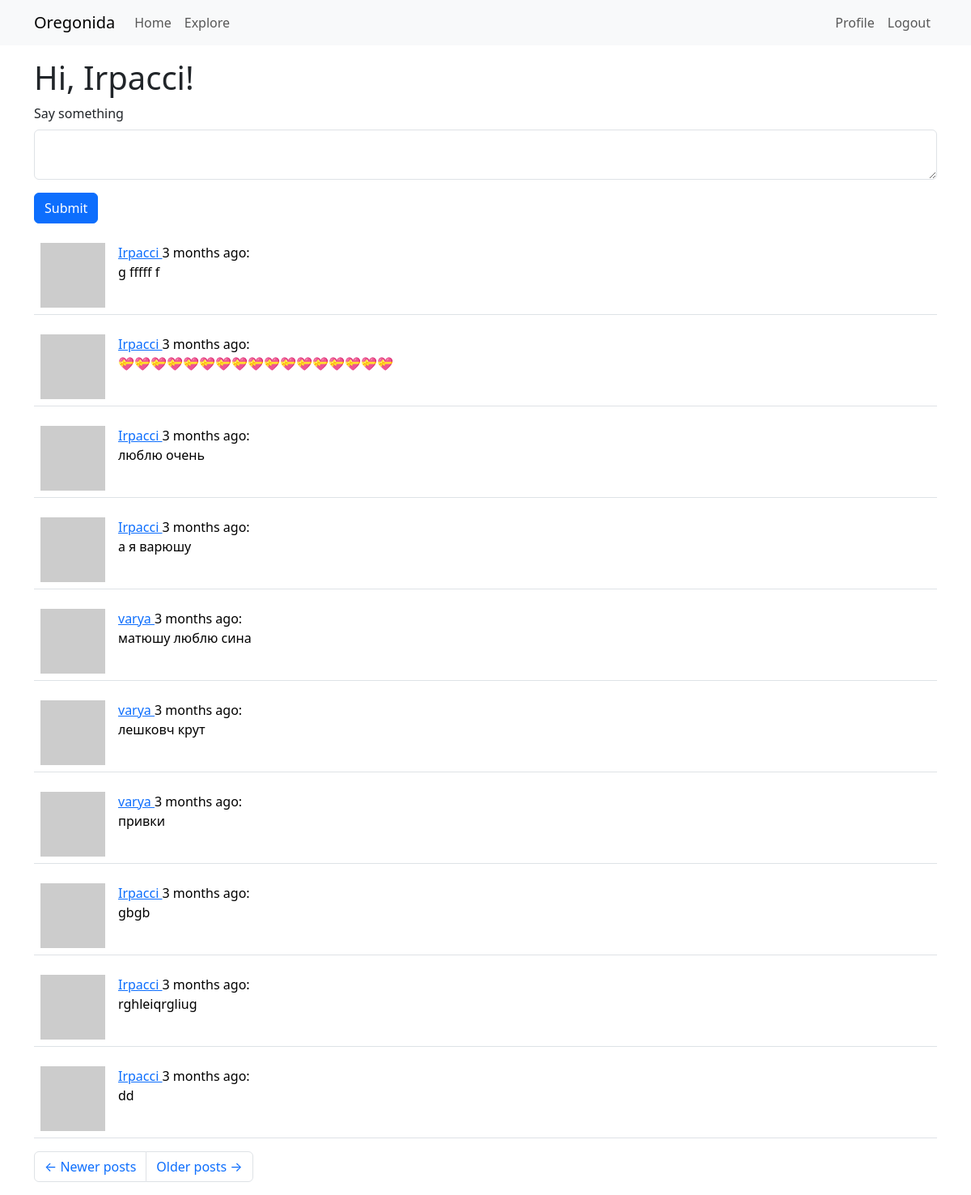
Page /index?page=2 (signed in) on the committed database.
### app/models.py (models this page shows, shortened)
class User(UserMixin, db.Model):
    id: so.Mapped[int] = so.mapped_column(primary_key=True)
    username: so.Mapped[str] = so.mapped_column(sa.String(64), index=True,
                                                unique=True)
    email: so.Mapped[str] = so.mapped_column(sa.String(120), index=True,
                                             unique=True)
    password_hash: so.Mapped[Optional[str]] = so.mapped_column(sa.String(256))
    posts: so.WriteOnlyMapped['Post'] = so.relationship(
        back_populates='author')
    about_me: so.Mapped[Optional[str]] = so.mapped_column(sa.String(140))
    last_seen: so.Mapped[Optional[datetime]] = so.mapped_column(
        default=lambda: datetime.now(timezone.utc))
    following: so.WriteOnlyMapped['User'] = so.relationship(
        secondary=followers, primaryjoin=(followers.c.follower_id == id),
        secondaryjoin=(followers.c.followed_id == id),
        back_populates='followers')
    followers: so.WriteOnlyMapped['User'] = so.relationship(
        secondary=followers, primaryjoin=(followers.c.followed_id == id),
        secondaryjoin=(followers.c.follower_id == id),
        back_populates='following')
    def avatar(self, size):
        digest = md5(self.email.lower().encode('utf-8')).hexdigest()
        return f'https://www.gravatar.com/avatar/{digest}?d=identicon&s={size}'
    '''----------------------followers----------------------'''
    def following_posts(self):
        Author = so.aliased(User)
        Follower = so.aliased(User)
        return (
            sa.select(Post)
            .join(Post.author.of_type(Author))
            .join(Author.followers.of_type(Follower), isouter=True)
            .where(sa.or_(
                Follower.id == self.id,
                Author.id == self.id,
            ))
            .group_by(Post)
            .order_by(Post.timestamp.desc())
        )
    '''----------------------followers----------------------'''

class Post(db.Model):
    id: so.Mapped[int] = so.mapped_column(primary_key=True)
    body: so.Mapped[str] = so.mapped_column(sa.String(140))
    timestamp: so.Mapped[datetime] = so.mapped_column(
        index=True, default=lambda: datetime.now(timezone.utc))
    user_id: so.Mapped[int] = so.mapped_column(sa.ForeignKey(User.id),
                                               index=True)
    author: so.Mapped[User] = so.relationship(back_populates='posts')

### app/routes.py (the view)
@app.route('/', methods=['GET', 'POST'])
@app.route('/index', methods=['GET', 'POST'])
@login_required
def index():
    form = PostForm()
    if form.validate_on_submit():
        post = Post(body=form.post.data, author=current_user)
        db.session.add(post)
        db.session.commit()
        flash('Your post is now live!')
        return redirect(url_for('index'))
    page = request.args.get('page', 1, type=int)
    posts = db.paginate(current_user.following_posts(), page=page,
                        per_page=app.config['POSTS_PER_PAGE'], error_out=False)
    next_url = url_for('index', page=posts.next_num) \
        if posts.has_next else None
    prev_url = url_for('index', page=posts.prev_num) \
        if posts.has_prev else None
    return render_template('index.html', title='Home', form=form,
                           posts=posts.items, next_url=next_url,
                           prev_url=prev_url)

### app/forms.py
class PostForm(FlaskForm):
    post = TextAreaField('Say something', validators=[
        DataRequired(), Length(min=1, max=140)])
    submit = SubmitField('Submit')

### app/models.py (called while the page is built)
@login.user_loader
def load_user(id):
    return db.session.get(User, int(id))

### app/routes.py (called while the page is built)
@app.before_request
def before_request():
    if current_user.is_authenticated:
        current_user.last_seen = datetime.now(timezone.utc)
        db.session.commit()

### app/templates/index.html
{% extends "base.html" %}
{% import "bootstrap_wtf.html" as wtf %}
{% block content %}
    <h1>Hi, {{ current_user.username }}!</h1>
    {% if form %}
    {{ wtf.quick_form(form) }}
    {% endif %}
    {% for post in posts %}
        {% include '_post.html' %}
    {% endfor %}
    <nav aria-label="Post navigation">
        <ul class="pagination">
            <li class="page-item{% if not prev_url %} disabled{% endif %}">
                <a class="page-link" href="{{ prev_url }}">
                    <span aria-hidden="true">&larr;</span> Newer posts
                </a>
            </li>
            <li class="page-item{% if not next_url %} disabled{% endif %}">
                <a class="page-link" href="{{ next_url }}">
                    Older posts <span aria-hidden="true">&rarr;</span>
                </a>
            </li>
        </ul>
    </nav>
{% endblock %}

### app/templates/_post.html
<table class="table table-hover">
    <tr>
        <td width="70px">
            <a href="{{ url_for('user', id=post.author.id) }}">
                <img src="{{ post.author.avatar(70) }}" />
            </a>
        </td>
        <td>
            <a href="{{ url_for('user', id=post.author.id) }}">
                {{ post.author.username }}
            </a>
            {{ moment(post.timestamp).fromNow() }}:
            <br>
            {{ post.body }}
        </td>
    </tr>
</table>

### rows in the picture
User: username "Irpacci"
Post: author.username "Irpacci", timestamp "3 months ago", body "g fffff f"
Post: author.username "Irpacci", timestamp "3 months ago", body "💝💝💝💝💝💝💝💝💝💝💝💝💝💝💝💝💝"
Post: author.username "Irpacci", timestamp "3 months ago", body "люблю очень"
Post: author.username "Irpacci", timestamp "3 months ago", body "а я варюшу"
Post: author.username "varya", timestamp "3 months ago", body "матюшу люблю сина"
Post: author.username "varya", timestamp "3 months ago", body "лешковч крут"
Post: author.username "varya", timestamp "3 months ago", body "привки"
Post: author.username "Irpacci", timestamp "3 months ago", body "gbgb"
Post: author.username "Irpacci", timestamp "3 months ago", body "rghleiqrgliug"
Post: author.username "Irpacci", timestamp "3 months ago", body "dd"

### other values in the picture
{{ field.label(class='form-label') }} "Say something"
